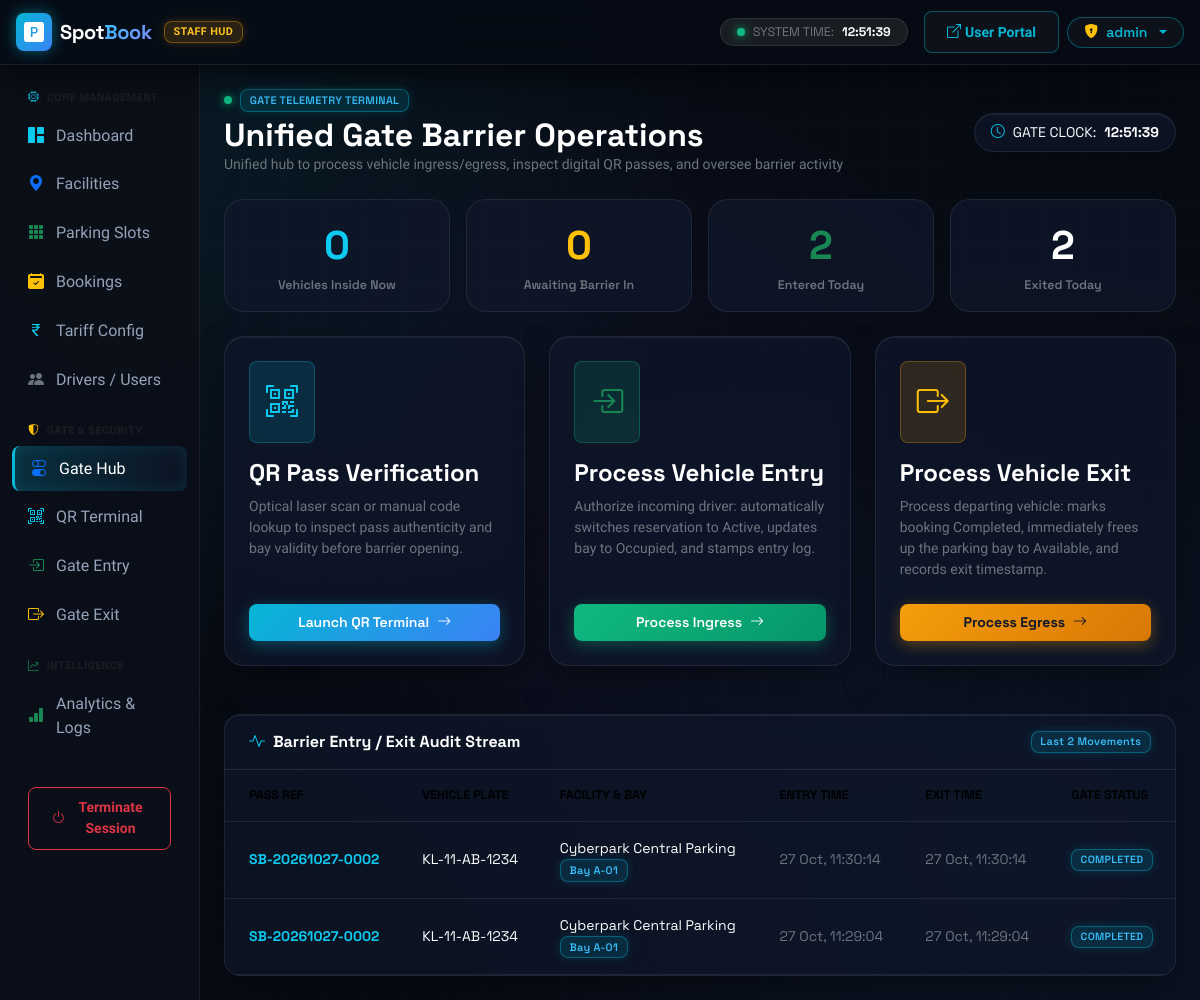
The app's page /admin_app/gate/ (signed in) with its own data.
### admin_app/models.py (models this page shows, shortened)
class EntryExitTable(models.Model):
    BOOKINGID = models.ForeignKey("user_app.BookingTable", on_delete=models.CASCADE)
    entry_time = models.DateTimeField(null=True, blank=True)
    exit_time = models.DateTimeField(null=True, blank=True)
    notes = models.CharField(max_length=255, blank=True, default='')

class ParkingSlotTable(models.Model):
    STATUS_CHOICES = (
        ('Available', 'Available'),
        ('Reserved', 'Reserved'),
        ('Occupied', 'Occupied'),
    )
    LOCATIONID = models.ForeignKey(ParkingLocationTable, on_delete=models.CASCADE)
    slot_number = models.CharField(max_length=10)
    slot_type = models.CharField(max_length=20, default="Car") # Car, Bike, EV
    status = models.CharField(max_length=20, choices=STATUS_CHOICES, default="Available")
    price_per_hour = models.DecimalField(max_digits=6, decimal_places=2, default=50.00)
    is_active = models.BooleanField(default=True)
    created_at = models.DateTimeField(auto_now_add=True, null=True, blank=True)

class ParkingLocationTable(models.Model):
    name = models.CharField(max_length=100)
    address = models.TextField()
    city = models.CharField(max_length=100, default='Kozhikode')
    description = models.TextField(blank=True, default='')
    total_slots = models.IntegerField(default=0)
    rate_per_hour = models.DecimalField(max_digits=6, decimal_places=2, default=50.00)
    is_active = models.BooleanField(default=True)
    created_at = models.DateTimeField(auto_now_add=True, null=True, blank=True)

### user_app/models.py (models this page shows, shortened)
class BookingTable(models.Model):
    user = models.ForeignKey(User, on_delete=models.CASCADE)
    slot = models.ForeignKey(ParkingSlotTable, on_delete=models.CASCADE)
    booking_date = models.DateField()
    entry_time = models.TimeField()
    duration_hours = models.IntegerField()
    total_fee = models.DecimalField(max_digits=8, decimal_places=2)
    qr_code = models.ImageField(upload_to='qr_codes/', blank=True, null=True)
    status = models.CharField(max_length=20, default='Confirmed') # Confirmed, Cancelled, Completed
    created_at = models.DateTimeField(auto_now_add=True)
    vehicle_number = models.CharField(max_length=20, blank=True, default='')
    vehicle_type = models.CharField(max_length=20, default='Car')
    @property
    def booking_id(self):
        date_str = self.booking_date.strftime('%Y%m%d') if self.booking_date else '20261023'
        return f"SB-{date_str}-{self.id:04d}" if self.id else f"SB-{date_str}-PENDING"

### admin_app/views.py (the view)
# urls.py: path('gate/', GateOperations.as_view(), name='gate_operations'),  # unified gate terminal
class GateOperations(View):
    def get(self, request):
        if request.session.get('usertype') != 'admin':
            return redirect('login')
        today = datetime.date.today()
        vehicles_inside = BookingTable.objects.filter(status='Active').count()
        awaiting_entry = BookingTable.objects.filter(
            booking_date=today, status__in=['Confirmed', 'Booked']
        ).count()
        exited_today = EntryExitTable.objects.filter(exit_time__date=today).count()
        entered_today = EntryExitTable.objects.filter(entry_time__date=today).count()
        recent_activity = EntryExitTable.objects.select_related(
            'BOOKINGID', 'BOOKINGID__user', 'BOOKINGID__slot', 'BOOKINGID__slot__LOCATIONID'
        ).order_by('-id')[:12]
        context = {
            'vehicles_inside': vehicles_inside,
            'awaiting_entry': awaiting_entry,
            'exited_today': exited_today,
            'entered_today': entered_today,
            'recent_activity': recent_activity,
        }
        return render(request, 'admin/gate_operations.html', context)

### templates/admin/gate_operations.html (shortened to what this page needs)
{% extends 'admin/base.html' %}
{% block body %}
<div class="mb-4 d-flex align-items-center justify-content-between flex-wrap gap-3">
    <div>
        <div class="d-flex align-items-center gap-2 mb-1">
            <span class="live-dot"></span>
            <span class="badge badge-cyber-info fs-xxs font-tech">GATE TELEMETRY TERMINAL</span>
        </div>
        <h2 class="fw-bold text-white mb-0 font-tech">Unified Gate Barrier Operations</h2>
        <p class="text-secondary small mb-0">Unified hub to process vehicle ingress/egress, inspect digital QR passes, and oversee barrier activity</p>
    </div>
    <div class="text-secondary small font-tech">
        <div class="p-2 px-3 rounded-pill glass-panel border-info border-opacity-25 d-flex align-items-center gap-2">
            <i class="bi bi-clock text-info"></i>
            <span>GATE CLOCK:</span>
            <span class="text-white fw-bold" id="liveClock">--:--:--</span>
        </div>
    </div>
</div>
<div class="row g-3 mb-4">
    <div class="col-6 col-md-3">
        <div class="kpi-card p-3 text-center h-100">
            <div class="fs-1 fw-bold text-info font-tech">{{ vehicles_inside }}</div>
            <div class="fs-xs text-secondary font-tech fw-semibold">Vehicles Inside Now</div>
        </div>
    </div>
    <div class="col-6 col-md-3">
        <div class="kpi-card p-3 text-center h-100">
            <div class="fs-1 fw-bold text-warning font-tech">{{ awaiting_entry }}</div>
            <div class="fs-xs text-secondary font-tech fw-semibold">Awaiting Barrier In</div>
        </div>
    </div>
    <div class="col-6 col-md-3">
        <div class="kpi-card p-3 text-center h-100">
            <div class="fs-1 fw-bold text-success font-tech">{{ entered_today }}</div>
            <div class="fs-xs text-secondary font-tech fw-semibold">Entered Today</div>
        </div>
    </div>
    <div class="col-6 col-md-3">
        <div class="kpi-card p-3 text-center h-100">
            <div class="fs-1 fw-bold text-white font-tech">{{ exited_today }}</div>
            <div class="fs-xs text-secondary font-tech fw-semibold">Exited Today</div>
        </div>
    </div>
</div>
<div class="row g-4 mb-5">
    <div class="col-md-4">
        <div class="glass-panel glass-card-interactive p-4 h-100 d-flex flex-column justify-content-between">
            <div>
                <div class="p-3 rounded-3 d-inline-block mb-3" style="background: rgba(6, 182, 212, 0.15); border: 1px solid rgba(6, 182, 212, 0.3);">
                    <i class="bi bi-qr-code-scan fs-2 text-info"></i>
                </div>
                <h4 class="fw-bold text-white mb-2 font-tech">QR Pass Verification</h4>
                <p class="text-secondary small mb-4">Optical laser scan or manual code lookup to inspect pass authenticity and bay validity before barrier opening.</p>
            </div>
            <a href="{% url 'QRVerification' %}" class="btn btn-cyber-primary btn-sm rounded-3 w-100 py-2 d-flex align-items-center justify-content-center gap-2 font-tech">
                <span>Launch QR Terminal</span>
                <i class="bi bi-arrow-right"></i>
            </a>
        </div>
    </div>
    <div class="col-md-4">
        <div class="glass-panel glass-card-interactive p-4 h-100 d-flex flex-column justify-content-between">
            <div>
                <div class="p-3 rounded-3 d-inline-block mb-3" style="background: rgba(16, 185, 129, 0.15); border: 1px solid rgba(16, 185, 129, 0.3);">
                    <i class="bi bi-box-arrow-in-right fs-2 text-success"></i>
                </div>
                <h4 class="fw-bold text-white mb-2 font-tech">Process Vehicle Entry</h4>
                <p class="text-secondary small mb-4">Authorize incoming driver: automatically switches reservation to Active, updates bay to Occupied, and stamps entry log.</p>
            </div>
            <a href="{% url 'VehicleEntry' %}" class="btn btn-cyber-success btn-sm rounded-3 w-100 py-2 d-flex align-items-center justify-content-center gap-2 font-tech">
                <span>Process Ingress</span>
                <i class="bi bi-arrow-right"></i>
            </a>
        </div>
    </div>
    <div class="col-md-4">
        <div class="glass-panel glass-card-interactive p-4 h-100 d-flex flex-column justify-content-between">
            <div>
                <div class="p-3 rounded-3 d-inline-block mb-3" style="background: rgba(245, 158, 11, 0.15); border: 1px solid rgba(245, 158, 11, 0.3);">
                    <i class="bi bi-box-arrow-right fs-2 text-warning"></i>
                </div>
                <h4 class="fw-bold text-white mb-2 font-tech">Process Vehicle Exit</h4>
                <p class="text-secondary small mb-4">Process departing vehicle: marks booking Completed, immediately frees up the parking bay to Available, and records exit timestamp.</p>
            </div>
            <a href="{% url 'VehicleExit' %}" class="btn btn-cyber-warning btn-sm rounded-3 w-100 py-2 d-flex align-items-center justify-content-center gap-2 font-tech text-dark fw-bold">
                <span>Process Egress</span>
                <i class="bi bi-arrow-right"></i>
            </a>
        </div>
    </div>
</div>
{% if recent_activity %}
<div class="glass-panel rounded-4 overflow-hidden">
    <div class="p-3 px-4 border-bottom border-secondary border-opacity-25 d-flex align-items-center justify-content-between">
        <h6 class="fw-bold text-white mb-0 font-tech">
            <i class="bi bi-activity me-2 text-info"></i>Barrier Entry / Exit Audit Stream
        </h6>
        <span class="badge badge-cyber-info fs-xxs font-tech">Last {{ recent_activity|length }} Movements</span>
    </div>
    <div class="table-responsive">
        <table class="table table-hover mb-0 align-middle small font-tech">
            <thead>
                <tr class="text-secondary fs-xs">
                    <th class="ps-4">PASS REF</th>
                    <th>VEHICLE PLATE</th>
                    <th>FACILITY & BAY</th>
                    <th>ENTRY TIME</th>
                    <th>EXIT TIME</th>
                    <th>GATE STATUS</th>
                </tr>
            </thead>
            <tbody>
                {% for log in recent_activity %}
                <tr>
                    <td class="ps-4 fw-bold text-info">{{ log.BOOKINGID.booking_id }}</td>
                    <td class="text-white">{{ log.BOOKINGID.vehicle_number|default:"—" }}</td>
                    <td>
                        <div class="text-white">{{ log.BOOKINGID.slot.LOCATIONID.name }}</div>
                        <span class="badge badge-cyber-info fs-xxs">Bay {{ log.BOOKINGID.slot.slot_number }}</span>
                    </td>
                    <td class="text-secondary">{{ log.entry_time|date:"d M, H:i:s"|default:"—" }}</td>
                    <td class="text-secondary">{{ log.exit_time|date:"d M, H:i:s"|default:"—" }}</td>
                    <td>
                        {% if log.BOOKINGID.status == 'Active' %}
                            <span class="badge badge-cyber-success"><span class="live-dot me-1" style="width: 5px; height: 5px;"></span>INSIDE</span>
                        {% elif log.BOOKINGID.status == 'Completed' %}
                            <span class="badge badge-cyber-info">COMPLETED</span>
                        {% else %}
                            <span class="badge badge-cyber-warning">{{ log.BOOKINGID.status|upper }}</span>
                        {% endif %}
                    </td>
                </tr>
                {% empty %}
                <tr><td colspan="6" class="text-center text-muted py-4">No activity recorded today.</td></tr>
                {% endfor %}
            </tbody>
        </table>
    </div>
</div>
{% endif %}
{% endblock %}

### records on screen
EntryExitTable: BOOKINGID.booking_id "SB-20261027-0002", BOOKINGID.vehicle_number "KL-11-AB-1234", BOOKINGID.slot.LOCATIONID.name "Cyberpark Central Parking", BOOKINGID.slot.slot_number "A-01", entry_time "27 Oct, 11:30:14", exit_time "27 Oct, 11:30:14", shows "COMPLETED"
EntryExitTable: BOOKINGID.booking_id "SB-20261027-0002", BOOKINGID.vehicle_number "KL-11-AB-1234", BOOKINGID.slot.LOCATIONID.name "Cyberpark Central Parking", BOOKINGID.slot.slot_number "A-01", entry_time "27 Oct, 11:29:04", exit_time "27 Oct, 11:29:04", shows "COMPLETED"

### other values on screen
{{ request.session.user_name|default:'Administrator' }} "admin"
{{ vehicles_inside }} "0"
{{ awaiting_entry }} "0"
{{ entered_today }} "2"
{{ exited_today }} "2"
{{ recent_activity|length }} "2"
